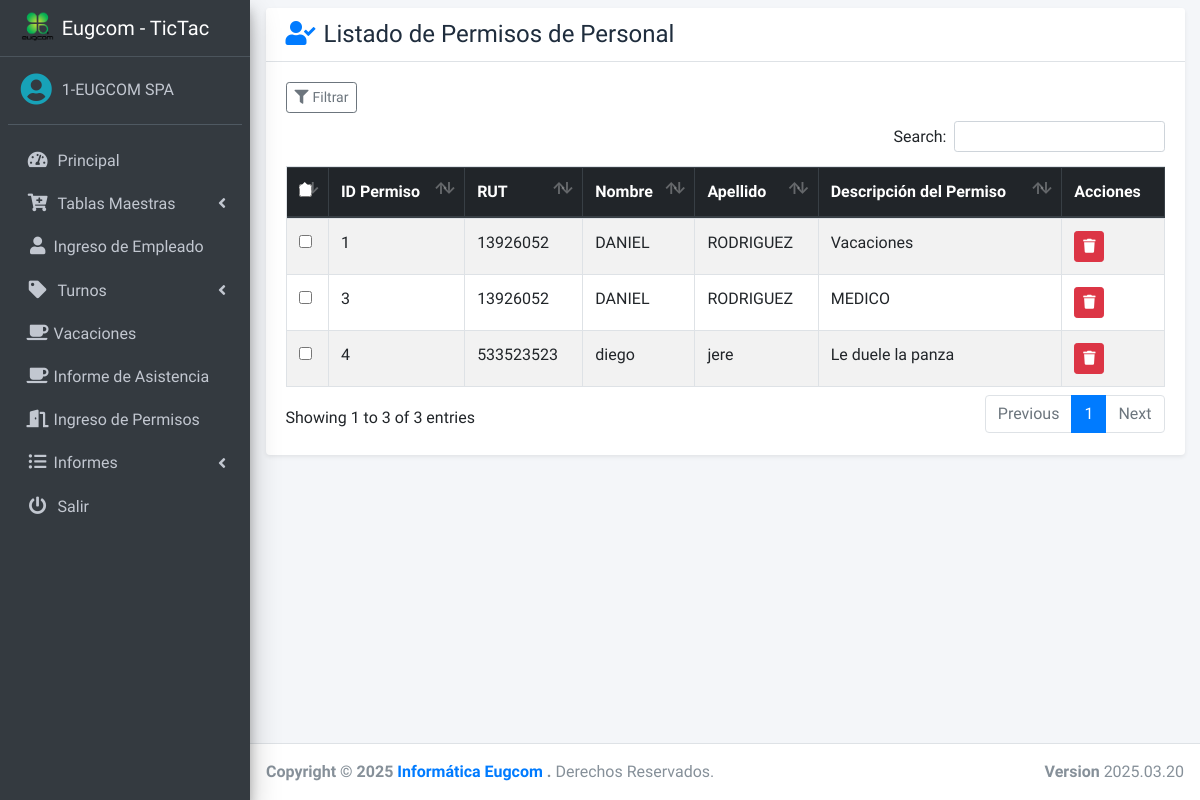
The app's page /src/permisos.php (signed in), older data.
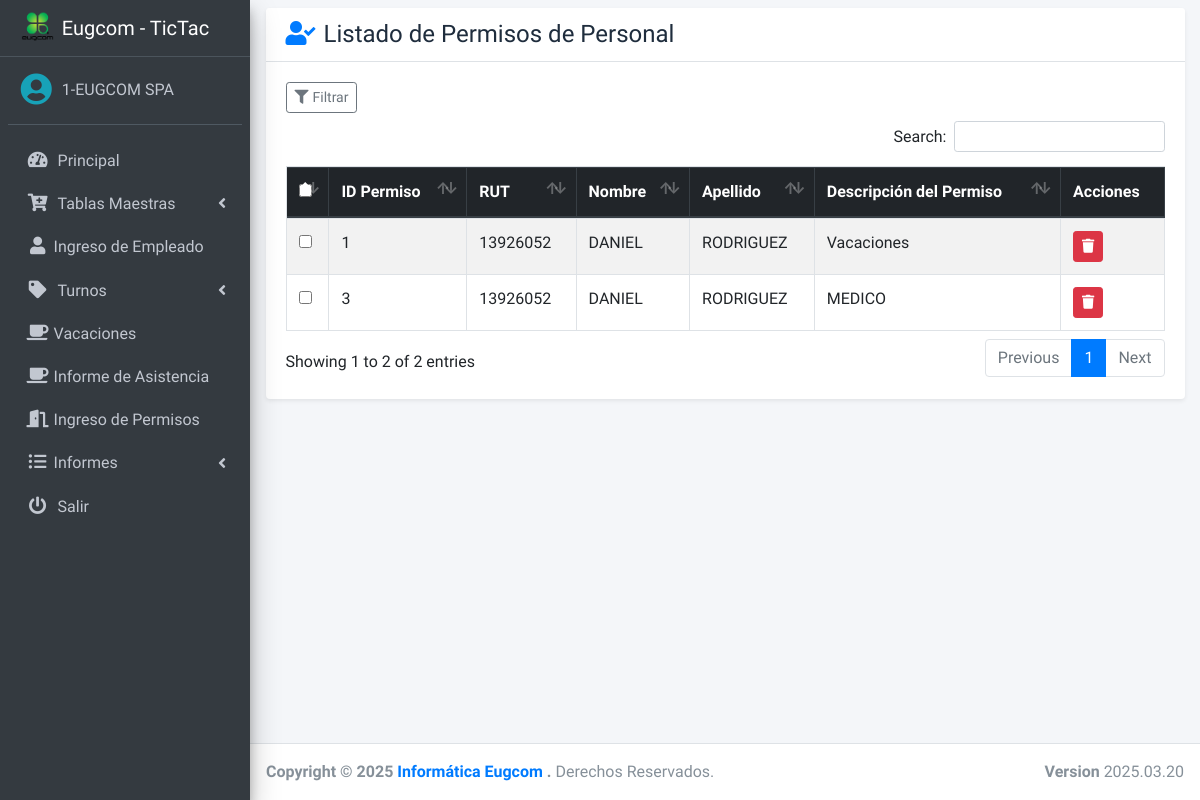
The same page, newer data.
### tables this page shows
CREATE TABLE `permisos` (
  `id_permisos` int(10) NOT NULL,
  `id_usuario` int(10) NOT NULL,
  `id_motivo` int(10) NOT NULL,
  `fecha_ini` date NOT NULL,
  `fecha_fin` date NOT NULL,
  `hora_ini` varchar(50) DEFAULT NULL,
  `hora_fin` varchar(50) DEFAULT NULL,
  `total_horas` varchar(50) NOT NULL,
  `observaciones` varchar(500) NOT NULL,
  `goce` int(10) NOT NULL,
  `status` tinyint(5) NOT NULL,
  `adjunto` varchar(250) DEFAULT NULL,
  `creado` varchar(50) NOT NULL,
  `id_empresa` int(10) NOT NULL
);

CREATE TABLE `usuarios` (
  `id_usuarios` int(10) NOT NULL,
  `rut` varchar(50) NOT NULL,
  `digitoRut` varchar(1) NOT NULL,
  `codigoDedo` varchar(45) DEFAULT NULL,
  `nombres` varchar(50) NOT NULL,
  `apellido1` varchar(45) NOT NULL,
  `apellido2` varchar(45) NOT NULL,
  `id_tipocontrato` int(10) NOT NULL,
  `direccion` varchar(100) NOT NULL,
  `comuna` varchar(100) NOT NULL,
  `ciudad` varchar(100) DEFAULT NULL,
  `pais` varchar(100) DEFAULT NULL,
  `telefono` varchar(45) DEFAULT NULL,
  `celular` varchar(100) NOT NULL,
  `email` varchar(250) NOT NULL,
  `turnos_id_turnos` int(10) DEFAULT NULL,
  `username` varchar(250) NOT NULL,
  `password` int(250) NOT NULL,
  `cargo` varchar(100) NOT NULL,
  `salt` varchar(450) DEFAULT NULL,
  `status` tinyint(5) NOT NULL,
  `id_sucursal` int(10) DEFAULT NULL,
  `id_departamento` int(10) DEFAULT NULL,
  `id_centrocosto` int(10) DEFAULT NULL,
  `fechaCreacion` date DEFAULT NULL,
  `id_empresa` int(10) DEFAULT NULL
);

### src/permisos.php (the view, shortened to what this page needs)
<?php
include "includes/header.php";
$id_empresa = $_SESSION['idempresa'];
$condiciones = ["u.id_empresa = ?"];
$param_types = "i";
$params = [$id_empresa];
$clausula_where = implode(" AND ", $condiciones);
$sql = "SELECT u.rut, u.nombres, u.apellido1, p.id_permisos, p.observaciones
        FROM usuarios u
        INNER JOIN permisos p ON u.id_usuarios = p.id_usuario
        WHERE $clausula_where
        ORDER BY u.nombres, u.apellido1";
$stmt = $conexion->prepare($sql);
$stmt->bind_param($param_types, ...$params);
$stmt->execute();
$query = $stmt->get_result();
?>
<div class="card shadow-sm mb-4">
    <div class="card-header bg-white border-bottom">
        <h4 class="mb-0"><i class="fas fa-user-check mr-2 text-primary"></i>Listado de Permisos de Personal</h4>
    </div>
    <div class="card-body">
        <div class="mb-2 d-flex justify-content-start">
            <button type="button" id="btnMostrarFiltros" class="btn btn-outline-secondary btn-sm">
                <i class="fas fa-filter mr-1"></i>Filtrar
            </button>
        </div>
        <div class="table-responsive">
            <table id="tablaPermisos" class="table table-striped table-bordered table-hover w-100">
                <thead class="thead-dark">
                    <tr>
                        <th><input type="checkbox" id="seleccionarTodos" title="Seleccionar todos"></th>
                        <th>ID Permiso</th>
                        <th>RUT</th>
                        <th>Nombre</th>
                        <th>Apellido</th>
                        <th>Descripción del Permiso</th>
                        <th>Acciones</th>
                    </tr>
                </thead>
                <tbody>
                    <?php while ($data = $query->fetch_assoc()): ?>
                        <tr>
                            <td>
                                <?php if (!empty($data['id_permisos'])): ?>
                                    <input type="checkbox" class="check_permiso" value="<?= $data['id_permisos'] ?>">
                                <?php endif; ?>
                            </td>
                            <td><?= $data['id_permisos'] ?? '<span class="badge badge-secondary">N/A</span>' ?></td>
                            <td><?= htmlspecialchars($data['rut']) ?></td>
                            <td><?= htmlspecialchars($data['nombres']) ?></td>
                            <td><?= htmlspecialchars($data['apellido1']) ?></td>
                            <td>
                                <?= !empty($data['observaciones'])
                                    ? htmlspecialchars($data['observaciones'])
                                    : '<span class="text-muted font-italic">Sin permisos registrados</span>' ?>
                            </td>
                            <td>
                                <?php if (!empty($data['id_permisos'])): ?>
                                    <button class="btn btn-sm btn-danger" title="Eliminar Permiso"><i class="fas fa-trash"></i></button>
                                <?php else: ?>
                                    <span class="text-muted">-</span>
                                <?php endif; ?>
                            </td>
                        </tr>
                    <?php endwhile; ?>
                </tbody>
            </table>
        </div>
    </div>
</div>
<link rel="stylesheet" type="text/css" href="https://cdn.datatables.net/v/bs4/dt-1.10.21/datatables.min.css"/>
<?php
include "includes/footer.php";
?>

Row changes from the older to the newer data that the page shows:
removed permisos: id_permisos "4", id_usuario.rut "533523523", id_usuario.nombres "diego", id_usuario.apellido1 "jere", observaciones "Le duele la panza"
Text that changed along with them:
text written by a page script: "Search: Showing 1 to 3 of 3 entries Previous 1 Next" → "Search: Showing 1 to 2 of 2 entries Previous 1 Next"
